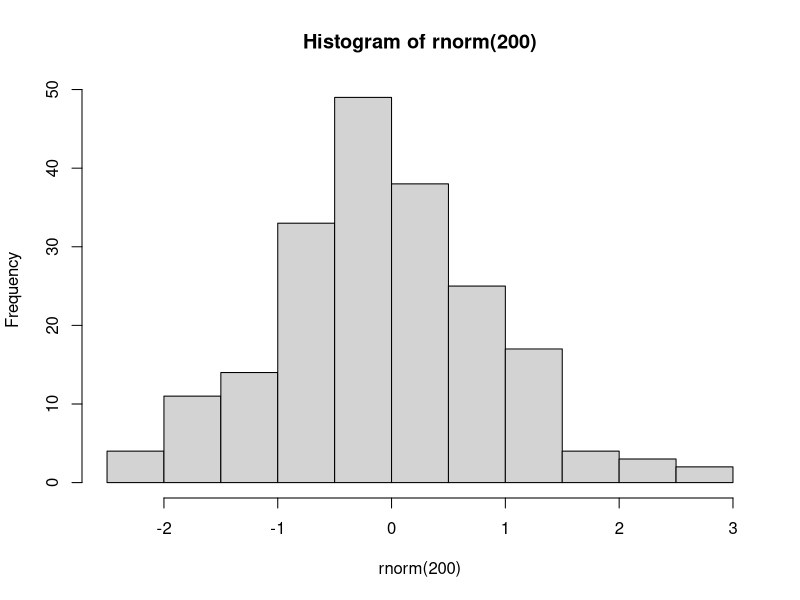
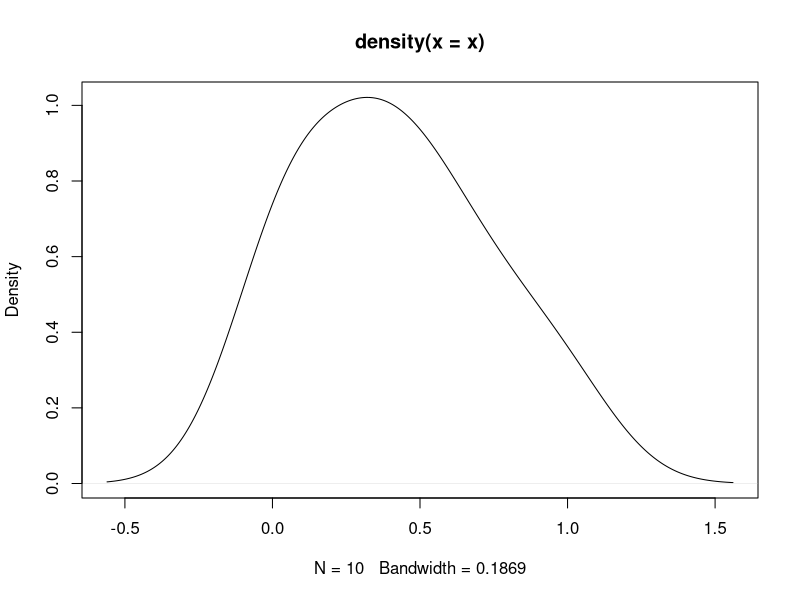
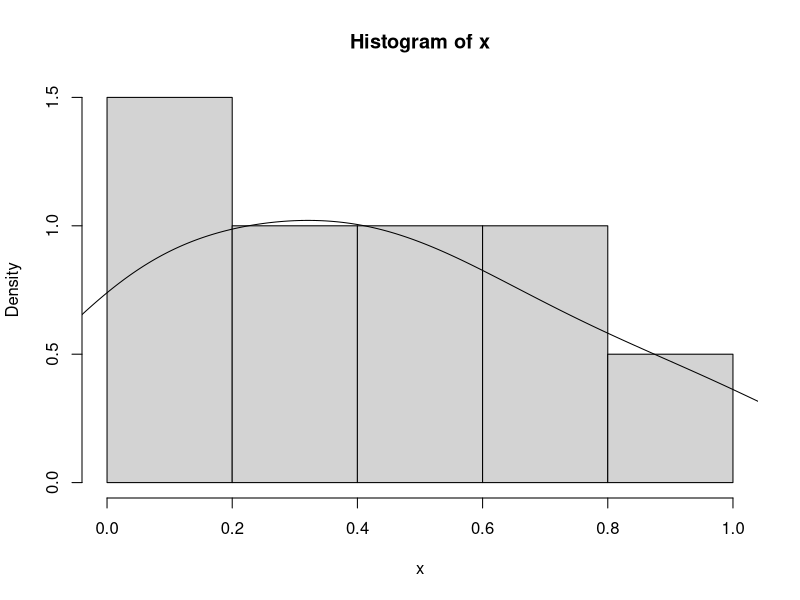

R code for these plots, in order:
#1Rnorm ejecuta numero entre intervalos del -1 al 1
df <- tibble::tibble(
  a = rnorm(10),
  b = rnorm(10),
  c = rnorm(10),
  d = rnorm(10)
)

df$a <- (df$a - min(df$a, na.rm = TRUE)) /
  (max(df$a, na.rm = TRUE) - min(df$a, na.rm = TRUE))
df$b <- (df$b - min(df$b, na.rm = TRUE)) /
  (max(df$b, na.rm = TRUE) - min(df$a, na.rm = TRUE))
df$c <- (df$c - min(df$c, na.rm = TRUE)) /
  (max(df$c, na.rm = TRUE) - min(df$c, na.rm = TRUE))
df$d <- (df$d - min(df$d, na.rm = TRUE)) /
  (max(df$d, na.rm = TRUE) - min(df$d, na.rm = TRUE))

#2 Guarda todos los valores en x y le sacas el minimo maximo.
x <- df$a
(x - min(x, na.rm = TRUE)) / (max(x, na.rm = TRUE) - min(x, na.rm = TRUE))

#3Crear un histograma en grafico
hist(rnorm(200)) 

#4Mostrar todos los valores desglozados de x para crear un diagrama de densidad
density(x)

#5Crear un diagrama de densidad
plot(density(x))

#6 Sobre poner un histograma en un diagrama de densidad
hist(x, freq = F)
lines(density(x))


#7 funcion en inversa
inverso <- function(x) {
  x <- 1 / x
  return(x)
}
inverso(8)
#8 inverso
z <- c(1,2,3)
t <- c("uno","dos","tres")
z; t
z
#9 Asignar valores de numeros y en numbres
y <- c(2,4,6)  # Asigna 3 valores a la variable x
names(y) <- c("I","II","III")  # Asigna nombres a los 3 valores anteriores
y
#10 calcula la raiz
sqrt(9)
